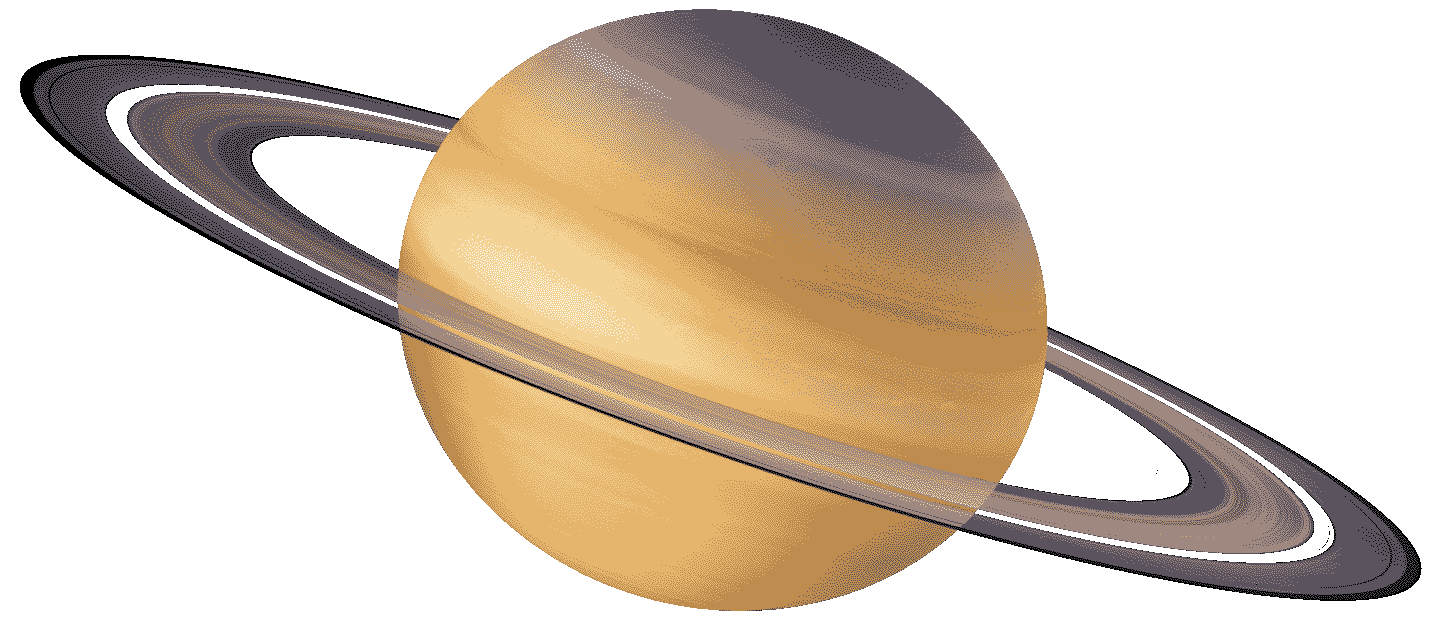
%> input picture Module 2/Class 2/Saturn.bmp, 1440 x 624 px
$ octave Class_4_3.m   (GNU Octave 9; MATLAB toolbox functions it lacks are replaced by stand-ins)
%> lines starting %> are read from the running program, lines starting %| are printed output that depends on the picture
close all;
[D,map] = imread('Saturn.bmp');
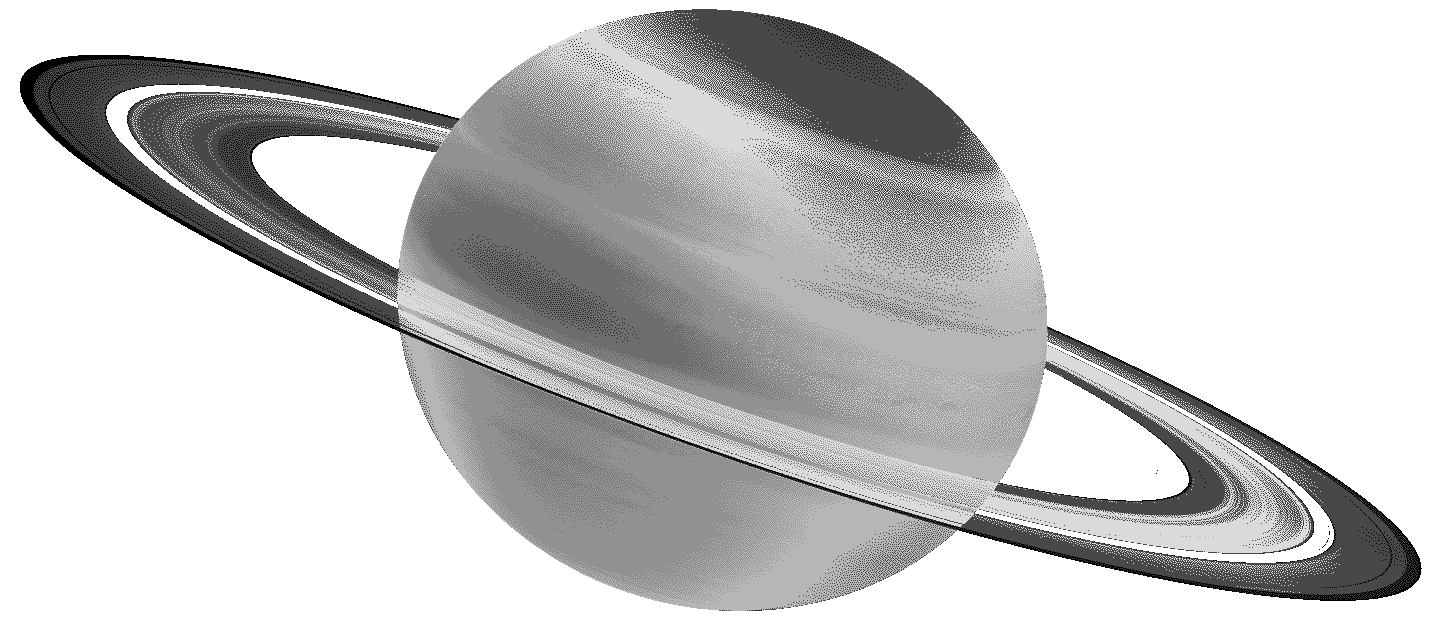
%> D: size 624x1440 uint8; min 0, max 7, mean 5.59; drawn with min black and max white
%> map = [0 0 0; 1 1 1; 0.357 0.325 0.365; 0.957 0.827 0.592; 0.898 0.71 0.427; 0.741 0.549 0.306; 0.62 0.533 0.502; 1 1 1]
mapl = brighten(map,0.5);
%> mapl = [0 0 0; 1 1 1; 0.597 0.571 0.604; 0.978 0.91 0.77; 0.948 0.842 0.654; 0.861 0.741 0.553; 0.787 0.73 0.708; 1 1 1]
map2 = brighten(map, -0.8);
%> map2 = [0 0 0; 1 1 1; 0.00579 0.00365 0.00645; 0.802 0.388 0.0728; 0.584 0.18 0.0143; 0.224 0.0499 0.00268; 0.0913 0.0432 0.0319; 1 1 1]
figure,subplot(1,3,1) ,imshow(D,map);
title('map')
subplot(1,3,2) ,imshow(D,mapl);
%> after `imshow(D,mapl)`:
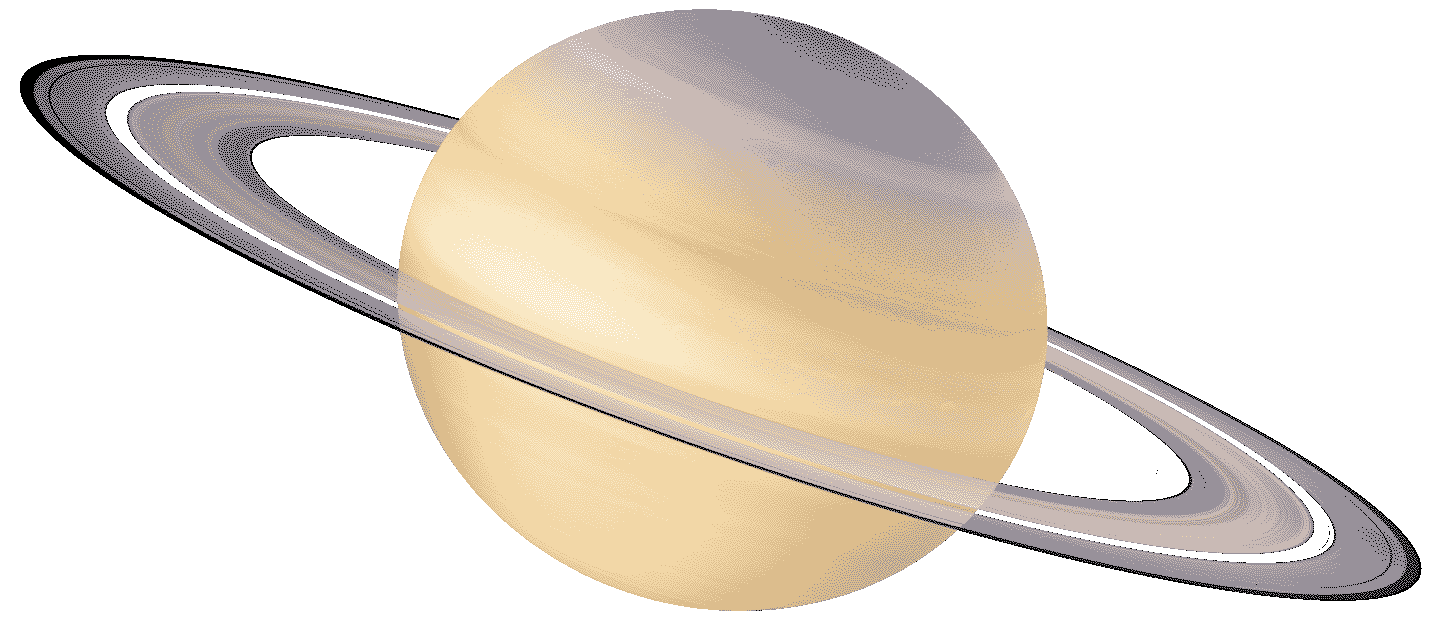
%> displayed picture: size 624x1440x3, on the screen's scale of 0 to 255; mean R, G, B 230.7, 222.3, 211.9
title('mapl ')
subplot(1,3,3) ,imshow(D,map2);
%> after `imshow(D,map2)`:
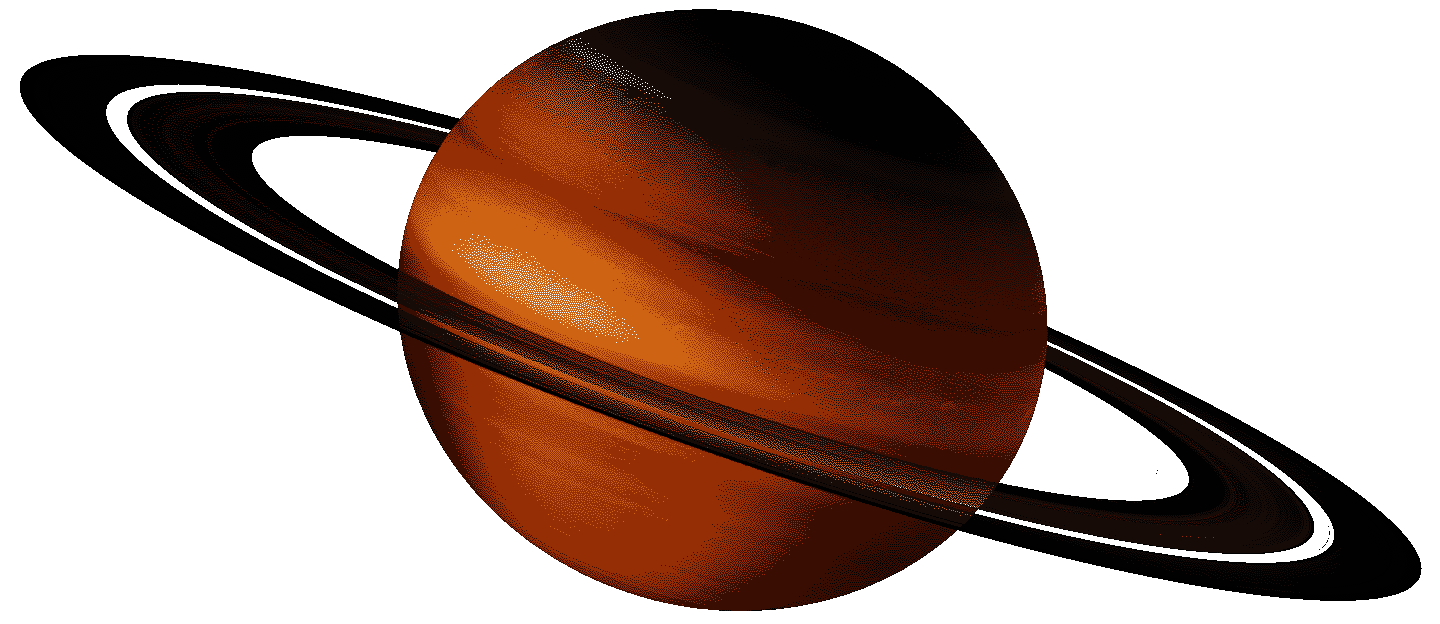
%> displayed picture: size 624x1440x3, on the screen's scale of 0 to 255; mean R, G, B 173.3, 152.9, 143.8
title('map2')
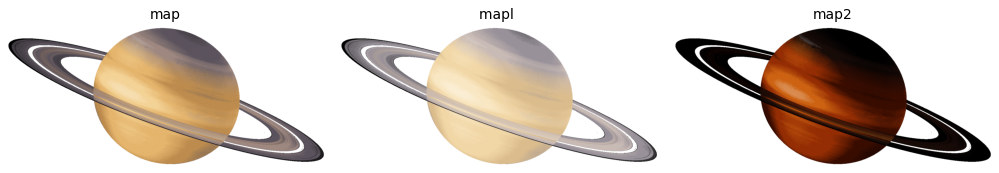
%> figure redrawn from the program's plot data, 3 panels
